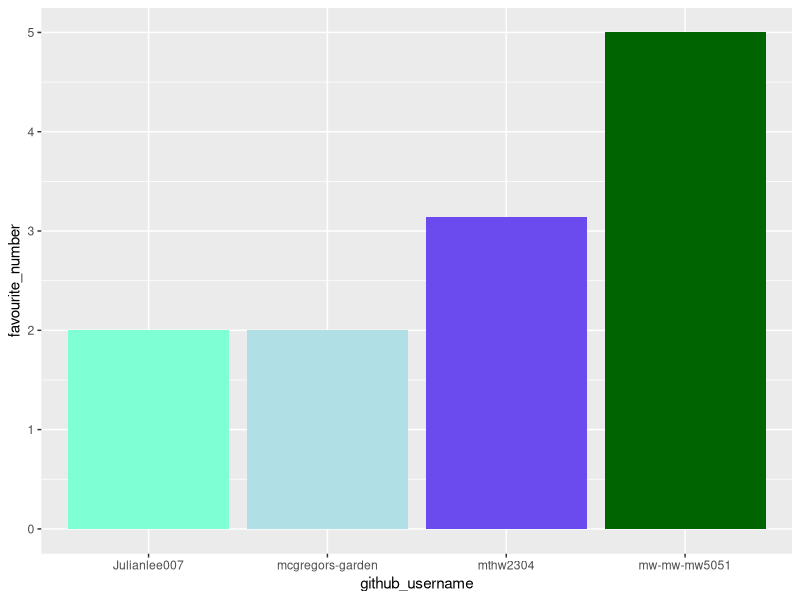
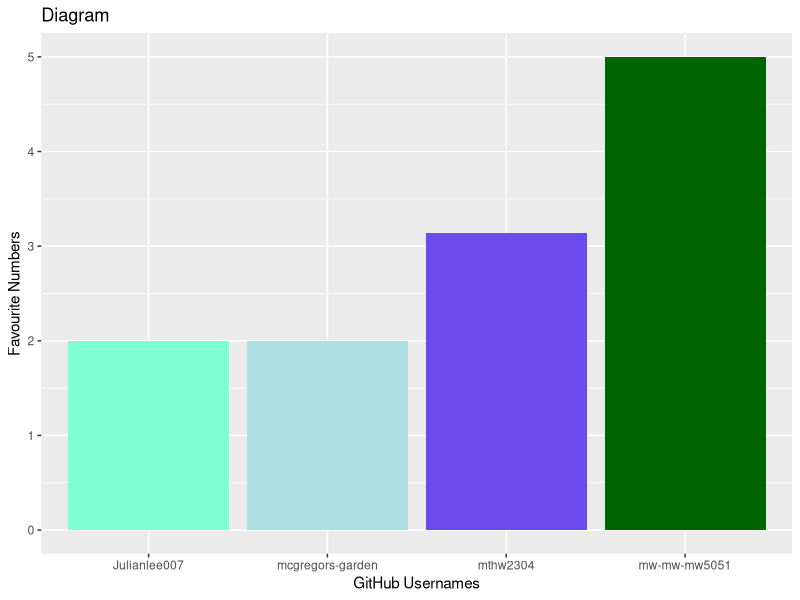
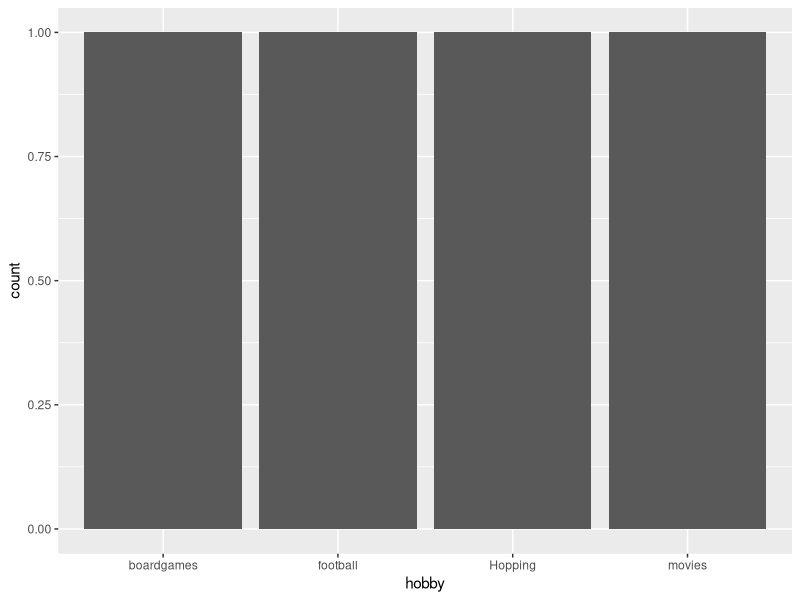

Write R code to recreate these figures, in order.
## ---- chunk 1
library(tidyverse) 
## ---- chunk 2
team_data <- tibble(
  name = c("Peter Rabbit", "Julian", "Matthew", 
           "Matt"),
  github_username = c("mcgregors-garden", "Julianlee007", "mthw2304", 
                      "mw-mw-mw5051"), 
  colour = c("powderblue", "aquamarine", "#6B4BED", 
             "darkgreen"),
  hobby = c("Hopping", "football", "boardgames", 
            "movies"),
  favourite_number = c(2, 2, 3.141592653589793238462643383279502884197169, 5)
  )

team_data
## ---- chunk 3
p1 <- ggplot(data = team_data, 
             mapping = aes(x = github_username, 
                           y = favourite_number,
                           fill = colour), 
             ) +
   geom_col() +
   scale_fill_identity()
p1
## ---- chunk 4
p1 + labs(x = "GitHub Usernames", 
          y = "Favourite Numbers",
          title = "Diagram")
## ---- chunk 5
p2 <- ggplot(team_data, aes(x = hobby)) +
  geom_bar()
p2
